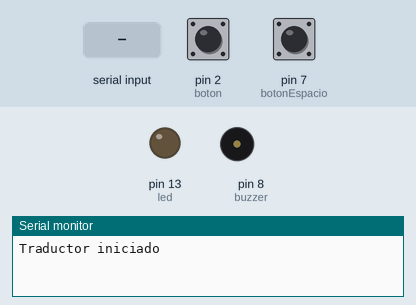
Simulated run of this sketch. Board: Arduino Uno, built with avr-gcc and run on an emulated ATmega328P. Parts: output pins drawn as LEDs (lit = HIGH), buzzer (waves = sounding), the last lines printed to the serial monitor. Inputs (shaded band) come from the test bench; at power-on: pin 2 (boton) HIGH, pin 7 (botonEspacio) HIGH.

Above: at 1.2 s.
1.3 s: "." received over Serial
At 2.1 s:
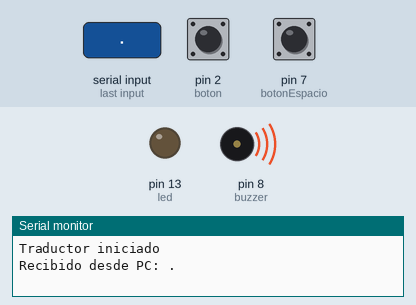
4.3 s: pin 2 (boton) pulled LOW for 1 s
At 5.2 s:
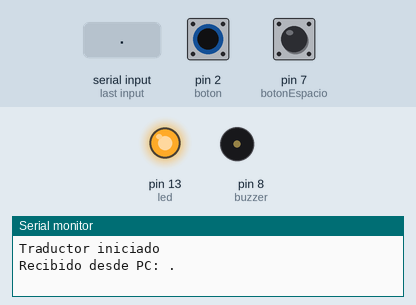
6.8 s: pin 7 (botonEspacio) pulled LOW for 0.15 s
At 8.1 s:
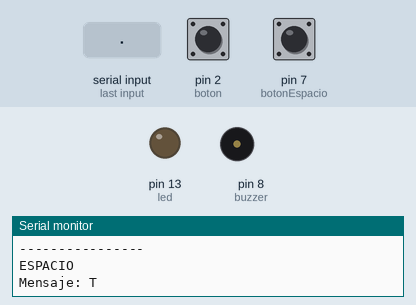
9.9 s: pin 2 (boton) pulled LOW for 0.15 s
At 10.02 s:
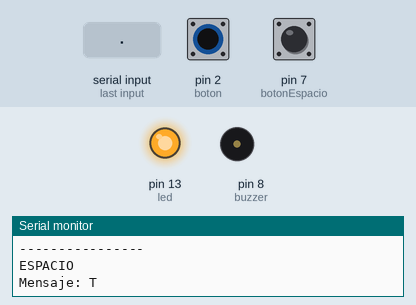
12.8 s: pin 7 (botonEspacio) pulled LOW for 1 s
At 15.2 s:
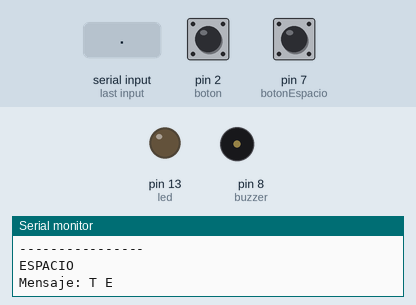
Timing chart, 0 to 16.3 s (numbered marks = the images above; inputs shaded):
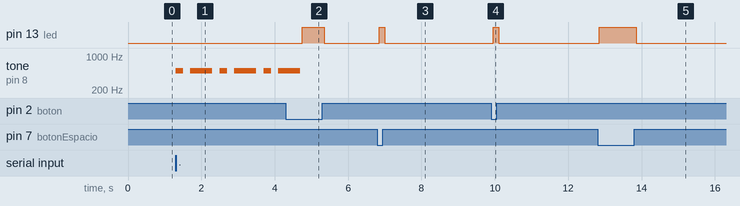

Measured:
- after the input at 1.3 s, tone on pin 8 (buzzer): silent → 500 Hz at once, then repeats every 1.2 s: silent 0.20 s, 500 Hz 0.60 s, silent 0.20 s, 500 Hz 0.20 s
- after the input at 4.3 s, pin 13 (led): LOW → HIGH after 0.45 s, → LOW 0.60 s later
- after the input at 6.8 s, pin 13 (led): LOW → HIGH after 0.05 s, → LOW 0.15 s later
- after the input at 9.9 s, pin 13 (led): LOW → HIGH after 0.05 s, → LOW 0.15 s later
- after the input at 12.8 s, pin 13 (led): LOW → HIGH after 0.05 s, → LOW 1.0 s later

The sketch:

Codigomorse.ino
```cpp
 // Pines
const int boton = 2;
const int botonEspacio = 7;
const int led = 13;
const int buzzer = 8;

// Configuracion del buzzer
const int frecuenciaBuzzer = 500;
const int unidadMorse = 200;

// Variables de tiempo
unsigned long tiempoInicio = 0;
unsigned long tiempoLiberacion = 0;

// Tiempos de deteccion
const unsigned long umbral = 300;
const unsigned long pausaLetra = 1200;
const unsigned long debounce = 50;

// Estados del boton Morse
bool presionado = false;
bool haySimbolos = false;

int lecturaAnteriorMorse = HIGH;
int estadoEstableMorse = HIGH;
unsigned long ultimoCambioMorse = 0;

// Cadenas de texto
String codigoMorse = "";
String mensaje = "";

// Estados del boton de espacio
int lecturaAnteriorEspacio = HIGH;
int estadoEstableEspacio = HIGH;
unsigned long ultimoCambioEspacio = 0;


// Estructura de equivalencias
struct Equivalencia {
  const char* codigo;
  char letra;
};


// Tabla Morse
Equivalencia tablaMorse[] = {
  {".-", 'A'}, {"-...", 'B'}, {"-.-.", 'C'},
  {"-..", 'D'}, {".", 'E'}, {"..-.", 'F'},
  {"--.", 'G'}, {"....", 'H'}, {"..", 'I'},
  {".---", 'J'}, {"-.-", 'K'}, {".-..", 'L'},
  {"--", 'M'}, {"-.", 'N'}, {"---", 'O'},
  {".--.", 'P'}, {"--.-", 'Q'}, {".-.", 'R'},
  {"...", 'S'}, {"-", 'T'}, {"..-", 'U'},
  {"...-", 'V'}, {".--", 'W'}, {"-..-", 'X'},
  {"-.--", 'Y'}, {"--..", 'Z'},

  {"-----", '0'}, {".----", '1'},
  {"..---", '2'}, {"...--", '3'},
  {"....-", '4'}, {".....", '5'},
  {"-....", '6'}, {"--...", '7'},
  {"---..", '8'}, {"----.", '9'},

  {".-.-.-", '.'}, {"--..--", ','},
  {"..--..", '?'}, {"---...", ':'},
  {".----.", '\''}, {"-....-", '-'}
};


void LED() {
  if (presionado || estadoEstableEspacio == LOW) {
    digitalWrite(led, HIGH);
  } else {
    digitalWrite(led, LOW);
  }
}


// Decodifica Morse
char decoMorse(String codigo) {
  for (int i = 0; i < 42; i++) {
    if (codigo == tablaMorse[i].codigo) {
      return tablaMorse[i].letra;
    }
  }

  return '?';
}


// Busca el codigo
const char* buscarCodigo(char letra) {
  for (int i = 0; i < 42; i++) {
    if (tablaMorse[i].letra == letra) {
      return tablaMorse[i].codigo;
    }
  }

  return "";
}


void setup() {
  pinMode(boton, INPUT_PULLUP);
  pinMode(botonEspacio, INPUT_PULLUP);
  pinMode(led, OUTPUT);
  pinMode(buzzer, OUTPUT);

  Serial.begin(9600);

  Serial.println("Traductor iniciado");
}


void loop() {

  // Recibir caracteres desde la computadora
  if (Serial.available() > 0) {
    char letraRecibida = Serial.read();

    Serial.print("Recibido desde PC: ");
    Serial.println(letraRecibida);

    if (letraRecibida == ' ') {
      noTone(buzzer);
      delay(unidadMorse * 7);
    }
    else {
      reproducirMorse(letraRecibida);
    }
  }


  // Antirrebote del boton Morse
  int lecturaMorse = digitalRead(boton);

  if (lecturaMorse != lecturaAnteriorMorse) {
    ultimoCambioMorse = millis();
    lecturaAnteriorMorse = lecturaMorse;
  }

  if (millis() - ultimoCambioMorse >= debounce) {

    if (lecturaMorse != estadoEstableMorse) {
      estadoEstableMorse = lecturaMorse;

      if (estadoEstableMorse == LOW && !presionado) {
        presionado = true;
        tiempoInicio = millis();

        LED();
      }

      else if (estadoEstableMorse == HIGH && presionado) {
        presionado = false;

        unsigned long duracion = millis() - tiempoInicio;
        tiempoLiberacion = millis();

        LED();

        if (duracion < umbral) {
          codigoMorse += ".";
          Serial.println("Punto registrado");
        } else {
          codigoMorse += "-";
          Serial.println("Raya registrada");
        }

        haySimbolos = true;
      }
    }
  }


  // Detectar final de una letra
  if (haySimbolos && !presionado &&
      millis() - tiempoLiberacion >= pausaLetra) {

    Serial.print("Codigo Morse: ");
    Serial.println(codigoMorse);

    char letra = decoMorse(codigoMorse);

    mensaje += letra;

    Serial.print("CARACTER:");
    Serial.println(letra);

    Serial.print("Mensaje: ");
    Serial.println(mensaje);

    codigoMorse = "";
    haySimbolos = false;

    Serial.println("----------------");
  }


  // Antirrebote del boton de espacio
  int lecturaEspacio = digitalRead(botonEspacio);

  if (lecturaEspacio != lecturaAnteriorEspacio) {
    ultimoCambioEspacio = millis();
    lecturaAnteriorEspacio = lecturaEspacio;
  }

  if (millis() - ultimoCambioEspacio >= debounce) {

    if (lecturaEspacio != estadoEstableEspacio) {
      estadoEstableEspacio = lecturaEspacio;

      if (estadoEstableEspacio == LOW) {

        LED();

        if (!haySimbolos && !presionado) {
          mensaje += " ";

          Serial.println("ESPACIO");

          Serial.print("Mensaje: ");
          Serial.println(mensaje);
        }
      }

      else {
        LED();
      }
    }
  }
}


// Reproduce una letra mediante el buzzer
void reproducirMorse(char letra) {

  const char* codigo = buscarCodigo(letra);

  if (codigo[0] == '\0') {
    return;
  }

  for (int i = 0; codigo[i] != '\0'; i++) {

    tone(buzzer, frecuenciaBuzzer);

    if (codigo[i] == '.') {
      delay(unidadMorse);
    }
    else if (codigo[i] == '-') {
      delay(unidadMorse * 3);
    }

    noTone(buzzer);

    if (codigo[i + 1] != '\0') {
      delay(unidadMorse);
    }
  }
}
```
